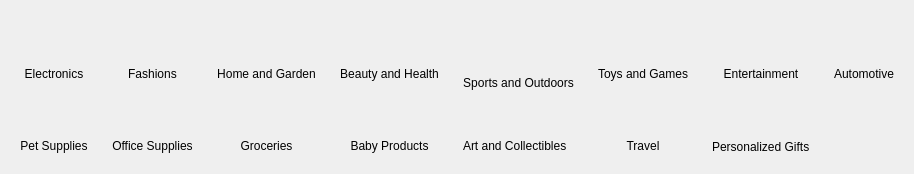
                         <widget class="QWidget" name="categoryWrap" native="true">
                          <property name="maximumSize">
                           <size>
                            <width>16777215</width>
                            <height>200</height>
                           </size>
                          </property>
                          <layout class="QGridLayout" name="gridLayout_96">
                           <item row="0" column="4">
                            <widget class="QWidget" name="sports" native="true">
                             <layout class="QGridLayout" name="gridLayout_91">
                              <item row="1" column="3">
                               <spacer name="horizontalSpacer_12">
                                <property name="orientation">
                                 <enum>Qt::Horizontal</enum>
                                </property>
                                <property name="sizeHint" stdset="0">
                                 <size>
                                  <width>15</width>
                                  <height>20</height>
                                 </size>
                                </property>
                               </spacer>
                              </item>
                              <item row="2" column="0" colspan="4">
                               <widget class="QLabel" name="label_42">
                                <property name="styleSheet">
                                 <string notr="true">font: 500 8pt &quot;Josefin Sans Medium&quot;;
color: rgb(0,0,0);</string>
                                </property>
                                <property name="text">
                                 <string>Sports and Outdoors</string>
                                </property>
                                <property name="alignment">
                                 <set>Qt::AlignCenter</set>
                                </property>
                               </widget>
                              </item>
                              <item row="1" column="2">
                               <widget class="QLabel" name="label_41">
                                <property name="maximumSize">
                                 <size>
                                  <width>59</width>
                                  <height>16777215</height>
                                 </size>
                                </property>
                                <property name="text">
                                 <string/>
                                </property>
                                <property name="pixmap">
                                 <pixmap resource="resource.qrc">:/pic/pics/football.ico</pixmap>
                                </property>
                                <property name="scaledContents">
                                 <bool>true</bool>
                                </property>
                               </widget>
                              </item>
                              <item row="1" column="0">
                               <spacer name="horizontalSpacer_11">
                                <property name="orientation">
                                 <enum>Qt::Horizontal</enum>
                                </property>
                                <property name="sizeType">
                                 <enum>QSizePolicy::Fixed</enum>
                                </property>
                                <property name="sizeHint" stdset="0">
                                 <size>
                                  <width>8</width>
                                  <height>50</height>
                                 </size>
                                </property>
                               </spacer>
                              </item>
                             </layout>
                            </widget>
                           </item>
                           <item row="1" column="6">
                            <widget class="QWidget" name="gift" native="true">
                             <layout class="QGridLayout" name="gridLayout_102">
                              <item row="0" column="0">
                               <spacer name="horizontalSpacer_13">
                                <property name="orientation">
                                 <enum>Qt::Horizontal</enum>
                                </property>
                                <property name="sizeHint" stdset="0">
                                 <size>
                                  <width>7</width>
                                  <height>20</height>
                                 </size>
                                </property>
                               </spacer>
                              </item>
                              <item row="0" column="1">
                               <widget class="QLabel" name="label_62">
                                <property name="maximumSize">
                                 <size>
                                  <width>57</width>
                                  <height>16777215</height>
                                 </size>
                                </property>
                                <property name="text">
                                 <string/>
                                </property>
                                <property name="pixmap">
                                 <pixmap resource="resource.qrc">:/pic/pics/gift.ico</pixmap>
                                </property>
                                <property name="scaledContents">
                                 <bool>true</bool>
                                </property>
                                <property name="alignment">
                                 <set>Qt::AlignCenter</set>
                                </property>
                               </widget>
                              </item>
                              <item row="0" column="2">
                               <spacer name="horizontalSpacer_14">
                                <property name="orientation">
                                 <enum>Qt::Horizontal</enum>
                                </property>
                                <property name="sizeHint" stdset="0">
                                 <size>
                                  <width>17</width>
                                  <height>20</height>
                                 </size>
                                </property>
                               </spacer>
                              </item>
                              <item row="1" column="0" colspan="3">
                               <widget class="QLabel" name="label_61">
                                <property name="styleSheet">
                                 <string notr="true">font: 500 8pt &quot;Josefin Sans Medium&quot;;
color: rgb(0,0,0);</string>
                                </property>
                                <property name="text">
                                 <string>Personalized Gifts</string>
                                </property>
                               </widget>
                              </item>
                             </layout>
                            </widget>
                           </item>
                           <item row="0" column="7">
                            <widget class="QWidget" name="automative" native="true">
                             <layout class="QGridLayout" name="gridLayout_94">
                              <item row="0" column="0">
                               <widget class="QLabel" name="label_48">
                                <property name="maximumSize">
                                 <size>
                                  <width>103</width>
                                  <height>16777215</height>
                                 </size>
                                </property>
                                <property name="text">
                                 <string/>
                                </property>
                                <property name="pixmap">
                                 <pixmap resource="resource.qrc">:/pic/pics/car.ico</pixmap>
                                </property>
                                <property name="scaledContents">
                                 <bool>true</bool>
                                </property>
                               </widget>
                              </item>
                              <item row="1" column="0">
                               <widget class="QLabel" name="label_47">
                                <property name="styleSheet">
                                 <string notr="true">font: 500 8pt &quot;Josefin Sans Medium&quot;;
color: rgb(0,0,0);</string>
                                </property>
                                <property name="text">
                                 <string>Automotive</string>
                                </property>
                                <property name="alignment">
                                 <set>Qt::AlignCenter</set>
                                </property>
                               </widget>
                              </item>
                             </layout>
                            </widget>
                           </item>
                           <item row="1" column="2">
                            <widget class="QWidget" name="groceries" native="true">
                             <layout class="QGridLayout" name="gridLayout_98">
                              <item row="0" column="0">
                               <widget class="QLabel" name="label_54">
                                <property name="text">
                                 <string/>
                                </property>
                                <property name="pixmap">
                                 <pixmap resource="resource.qrc">:/pic/pics/groceries.ico</pixmap>
                                </property>
                                <property name="scaledContents">
                                 <bool>true</bool>
                                </property>
                               </widget>
                              </item>
                              <item row="1" column="0">
                               <widget class="QLabel" name="label_53">
                                <property name="styleSheet">
                                 <string notr="true">font: 500 8pt &quot;Josefin Sans Medium&quot;;
color: rgb(0,0,0);</string>
                                </property>
                                <property name="text">
                                 <string>Groceries</string>
                                </property>
                                <property name="alignment">
                                 <set>Qt::AlignCenter</set>
                                </property>
                               </widget>
                              </item>
                             </layout>
                            </widget>
                           </item>
                           <item row="1" column="3">
                            <widget class="QWidget" name="babyproducts" native="true">
                             <layout class="QGridLayout" name="gridLayout_99">
                              <item row="0" column="0">
                               <widget class="QLabel" name="label_56">
                                <property name="text">
                                 <string/>
                                </property>
                                <property name="pixmap">
                                 <pixmap resource="resource.qrc">:/pic/pics/baby.ico</pixmap>
                                </property>
                                <property name="scaledContents">
                                 <bool>true</bool>
                                </property>
                               </widget>
                              </item>
                              <item row="1" column="0">
                               <widget class="QLabel" name="label_55">
                                <property name="styleSheet">
                                 <string notr="true">font: 500 8pt &quot;Josefin Sans Medium&quot;;
color: rgb(0,0,0);</string>
                                </property>
                                <property name="text">
                                 <string>Baby Products</string>
                                </property>
                                <property name="alignment">
                                 <set>Qt::AlignCenter</set>
                                </property>
                               </widget>
                              </item>
                             </layout>
                            </widget>
                           </item>
                           <item row="1" column="0">
                            <widget class="QWidget" name="pet" native="true">
                             <layout class="QGridLayout" name="gridLayout_97">
                              <item row="0" column="0">
                               <widget class="QLabel" name="label_49">
                                <property name="text">
                                 <string/>
                                </property>
                                <property name="pixmap">
                                 <pixmap resource="resource.qrc">:/pic/pics/meo.ico</pixmap>
                                </property>
                                <property name="scaledContents">
                                 <bool>true</bool>
                                </property>
                               </widget>
                              </item>
                              <item row="1" column="0">
                               <widget class="QLabel" name="label_50">
                                <property name="styleSheet">
                                 <string notr="true">font: 500 8pt &quot;Josefin Sans Medium&quot;;
color: rgb(0,0,0);</string>
                                </property>
                                <property name="text">
                                 <string>Pet Supplies</string>
                                </property>
                                <property name="alignment">
                                 <set>Qt::AlignCenter</set>
                                </property>
                               </widget>
                              </item>
                             </layout>
                            </widget>
                           </item>
                           <item row="0" column="0">
                            <widget class="QWidget" name="electronics" native="true">
                             <layout class="QGridLayout" name="gridLayout_10">
                              <item row="0" column="0">
                               <widget class="QLabel" name="label_2">
                                <property name="text">
                                 <string/>
                                </property>
                                <property name="pixmap">
                                 <pixmap resource="resource.qrc">:/pic/pics/electronics.ico</pixmap>
                                </property>
                                <property name="scaledContents">
                                 <bool>true</bool>
                                </property>
                               </widget>
                              </item>
                              <item row="1" column="0">
                               <widget class="QLabel" name="label_9">
                                <property name="styleSheet">
                                 <string notr="true">font: 500 8pt &quot;Josefin Sans Medium&quot;;
color: rgb(0,0,0);</string>
                                </property>
                                <property name="text">
                                 <string>Electronics</string>
                                </property>
                                <property name="alignment">
                                 <set>Qt::AlignCenter</set>
                                </property>
                               </widget>
                              </item>
                             </layout>
                            </widget>
                           </item>
                           <item row="0" column="5">
                            <widget class="QWidget" name="toysNgame" native="true">
                             <layout class="QGridLayout" name="gridLayout_92">
                              <item row="0" column="0">
                               <widget class="QLabel" name="label_43">
                                <property name="text">
                                 <string/>
                                </property>
                                <property name="pixmap">
                                 <pixmap resource="resource.qrc">:/pic/pics/toys.ico</pixmap>
                                </property>
                                <property name="scaledContents">
                                 <bool>true</bool>
                                </property>
                               </widget>
                              </item>
                              <item row="1" column="0">
                               <widget class="QLabel" name="label_44">
                                <property name="styleSheet">
                                 <string notr="true">font: 500 8pt &quot;Josefin Sans Medium&quot;;
color: rgb(0,0,0);</string>
                                </property>
                                <property name="text">
                                 <string>Toys and Games</string>
                                </property>
                                <property name="alignment">
                                 <set>Qt::AlignCenter</set>
                                </property>
                               </widget>
                              </item>
                             </layout>
                            </widget>
                           </item>
                           <item row="0" column="6">
                            <widget class="QWidget" name="entertainment" native="true">
                             <layout class="QGridLayout" name="gridLayout_93">
                              <item row="0" column="0">
                               <spacer name="horizontalSpacer_15">
                                <property name="orientation">
                                 <enum>Qt::Horizontal</enum>
                                </property>
                                <property name="sizeHint" stdset="0">
                                 <size>
                                  <width>8</width>
                                  <height>20</height>
                                 </size>
                                </property>
                               </spacer>
                              </item>
                              <item row="0" column="1">
                               <widget class="QLabel" name="label_45">
                                <property name="maximumSize">
                                 <size>
                                  <width>60</width>
                                  <height>16777215</height>
                                 </size>
                                </property>
                                <property name="text">
                                 <string/>
                                </property>
                                <property name="pixmap">
                                 <pixmap resource="resource.qrc">:/pic/pics/entertainment.ico</pixmap>
                                </property>
                                <property name="scaledContents">
                                 <bool>true</bool>
                                </property>
                               </widget>
                              </item>
                              <item row="0" column="2">
                               <spacer name="horizontalSpacer_16">
                                <property name="orientation">
                                 <enum>Qt::Horizontal</enum>
                                </property>
                                <property name="sizeHint" stdset="0">
                                 <size>
                                  <width>13</width>
                                  <height>20</height>
                                 </size>
                                </property>
                               </spacer>
                              </item>
                              <item row="1" column="0" colspan="3">
                               <widget class="QLabel" name="label_46">
                                <property name="styleSheet">
                                 <string notr="true">font: 500 8pt &quot;Josefin Sans Medium&quot;;
color: rgb(0,0,0);</string>
                                </property>
                                <property name="text">
                                 <string>Entertainment</string>
                                </property>
                                <property name="alignment">
                                 <set>Qt::AlignCenter</set>
                                </property>
                               </widget>
                              </item>
                             </layout>
                            </widget>
                           </item>
                           <item row="1" column="5">
                            <widget class="QWidget" name="travel" native="true">
                             <layout class="QGridLayout" name="gridLayout_101">
                              <item row="0" column="0">
                               <widget class="QLabel" name="label_60">
                                <property name="text">
                                 <string/>
                                </property>
                                <property name="pixmap">
                                 <pixmap resource="resource.qrc">:/pic/pics/travel.ico</pixmap>
                                </property>
                                <property name="scaledContents">
                                 <bool>true</bool>
                                </property>
                               </widget>
                              </item>
                              <item row="1" column="0">
                               <widget class="QLabel" name="label_59">
                                <property name="styleSheet">
                                 <string notr="true">font: 500 8pt &quot;Josefin Sans Medium&quot;;
color: rgb(0,0,0);</string>
                                </property>
                                <property name="text">
                                 <string>Travel</string>
                                </property>
                                <property name="alignment">
                                 <set>Qt::AlignCenter</set>
                                </property>
                               </widget>
                              </item>
                             </layout>
                            </widget>
                           </item>
                           <item row="1" column="4">
                            <widget class="QWidget" name="arts" native="true">
                             <layout class="QGridLayout" name="gridLayout_100">
                              <item row="0" column="0">
                               <widget class="QLabel" name="label_58">
                                <property name="text">
                                 <string/>
                                </property>
                                <property name="pixmap">
                                 <pixmap resource="resource.qrc">:/pic/pics/brush.ico</pixmap>
                                </property>
                                <property name="scaledContents">
                                 <bool>true</bool>
                                </property>
                               </widget>
                              </item>
                              <item row="1" column="0">
                               <widget class="QLabel" name="label_57">
                                <property name="styleSheet">
                                 <string notr="true">font: 500 8pt &quot;Josefin Sans Medium&quot;;
color: rgb(0,0,0);</string>
                                </property>
                                <property name="text">
                                 <string>Art and Collectibles</string>
                                </property>
                               </widget>
                              </item>
                             </layout>
                            </widget>
                           </item>
                           <item row="0" column="2">
                            <widget class="QWidget" name="homeNgarden" native="true">
                             <layout class="QGridLayout" name="gridLayout_89">
                              <item row="0" column="1">
                               <widget class="QLabel" name="label_37">
                                <property name="maximumSize">
                                 <size>
                                  <width>16777215</width>
                                  <height>16777215</height>
                                 </size>
                                </property>
                                <property name="text">
                                 <string/>
                                </property>
                                <property name="pixmap">
                                 <pixmap resource="resource.qrc">:/pic/pics/house.ico</pixmap>
                                </property>
                                <property name="scaledContents">
                                 <bool>true</bool>
                                </property>
                               </widget>
                              </item>
                              <item row="1" column="0" colspan="3">
                               <widget class="QLabel" name="label_38">
                                <property name="styleSheet">
                                 <string notr="true">font: 500 8pt &quot;Josefin Sans Medium&quot;;
color: rgb(0,0,0);</string>
                                </property>
                                <property name="text">
                                 <string>Home and Garden</string>
                                </property>
                                <property name="alignment">
                                 <set>Qt::AlignCenter</set>
                                </property>
                               </widget>
                              </item>
                             </layout>
                            </widget>
                           </item>
                           <item row="0" column="1">
                            <widget class="QWidget" name="fashions" native="true">
                             <layout class="QGridLayout" name="gridLayout_88">
                              <item row="1" column="0">
                               <widget class="QLabel" name="label_36">
                                <property name="styleSheet">
                                 <string notr="true">font: 500 8pt &quot;Josefin Sans Medium&quot;;
color: rgb(0,0,0);</string>
                                </property>
                                <property name="text">
                                 <string>Fashions</string>
                                </property>
                                <property name="alignment">
                                 <set>Qt::AlignCenter</set>
                                </property>
                               </widget>
                              </item>
                              <item row="0" column="0">
                               <widget class="QLabel" name="label_35">
                                <property name="text">
                                 <string/>
                                </property>
                                <property name="pixmap">
                                 <pixmap resource="resource.qrc">:/pic/pics/fashions.ico</pixmap>
                                </property>
                                <property name="scaledContents">
                                 <bool>true</bool>
                                </property>
                               </widget>
                              </item>
                             </layout>
                            </widget>
                           </item>
                           <item row="1" column="1">
                            <widget class="QWidget" name="officesupplies" native="true">
                             <layout class="QGridLayout" name="gridLayout_95">
                              <item row="0" column="0">
                               <widget class="QLabel" name="label_52">
                                <property name="text">
                                 <string/>
                                </property>
                                <property name="pixmap">
                                 <pixmap resource="resource.qrc">:/pic/pics/officesupplies.ico</pixmap>
                                </property>
                                <property name="scaledContents">
                                 <bool>true</bool>
                                </property>
                               </widget>
                              </item>
                              <item row="1" column="0">
                               <widget class="QLabel" name="label_51">
                                <property name="styleSheet">
                                 <string notr="true">font: 500 8pt &quot;Josefin Sans Medium&quot;;
color: rgb(0,0,0);</string>
                                </property>
                                <property name="text">
                                 <string>Office Supplies</string>
                                </property>
                                <property name="alignment">
                                 <set>Qt::AlignCenter</set>
                                </property>
                               </widget>
                              </item>
                             </layout>
                            </widget>
                           </item>
                           <item row="0" column="3">
                            <widget class="QWidget" name="beautyNhealth" native="true">
                             <layout class="QGridLayout" name="gridLayout_90">
                              <item row="0" column="0">
                               <widget class="QLabel" name="label_40">
                                <property name="text">
                                 <string/>
                                </property>
                                <property name="pixmap">
                                 <pixmap resource="resource.qrc">:/pic/pics/beauty2.ico</pixmap>
                                </property>
                                <property name="scaledContents">
                                 <bool>true</bool>
                                </property>
                               </widget>
                              </item>
                              <item row="1" column="0">
                               <widget class="QLabel" name="label_39">
                                <property name="styleSheet">
                                 <string notr="true">font: 500 8pt &quot;Josefin Sans Medium&quot;;
color: rgb(0,0,0);</string>
                                </property>
                                <property name="text">
                                 <string>Beauty and Health</string>
                                </property>
                                <property name="alignment">
                                 <set>Qt::AlignCenter</set>
                                </property>
                               </widget>
                              </item>
                             </layout>
                            </widget>
                           </item>
                          </layout>
                         </widget>
